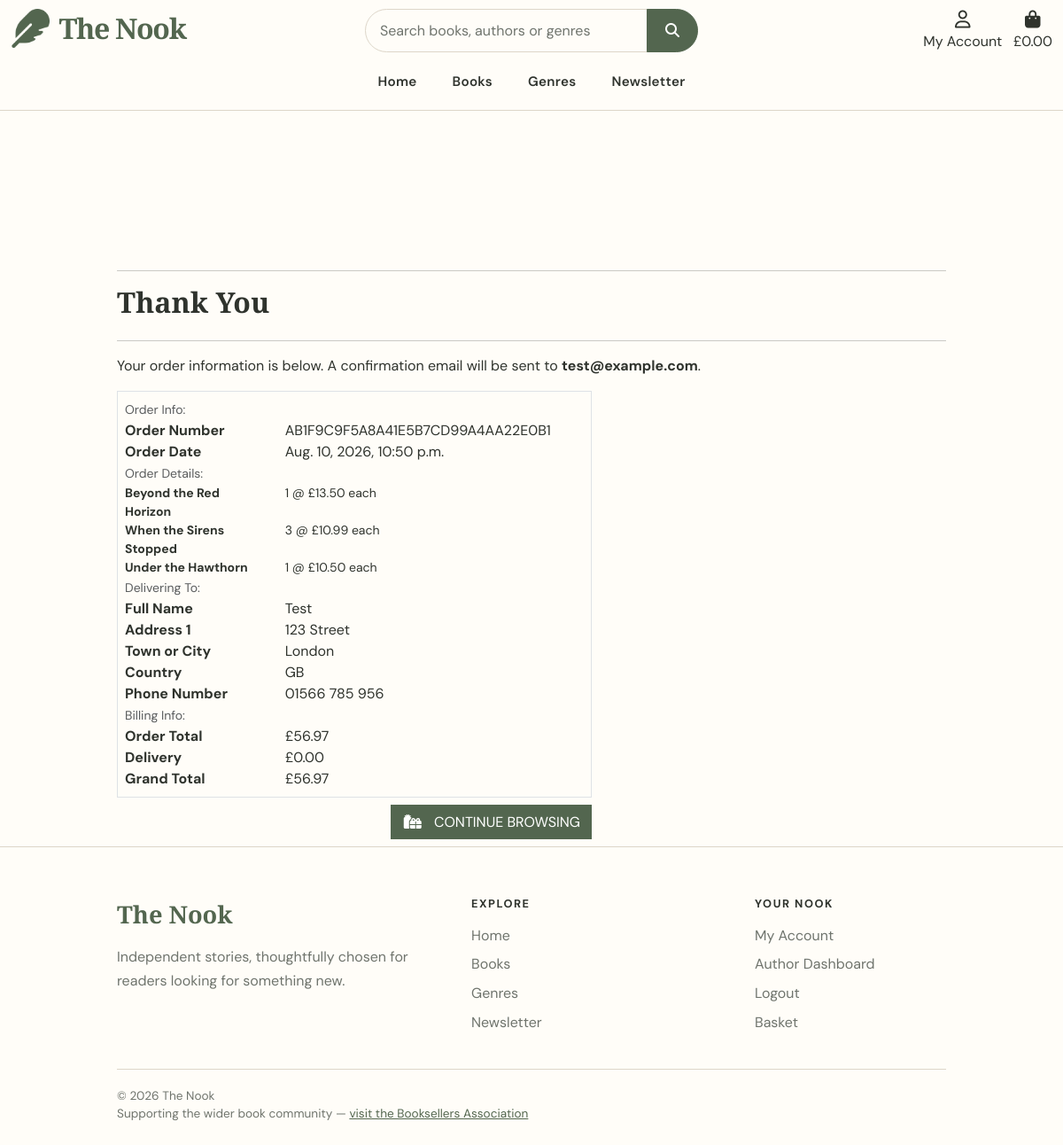
Page /checkout/checkout_success/AB1F9C9F5A8A41E5B7CD99A4AA22E0B1 (signed in) on the committed database.
### checkout/models.py (models this page shows, shortened)
class Order(models.Model):
    order_number = models.CharField(max_length=32, null=False, editable=False)
    user_profile = models.ForeignKey(
        UserProfile,
        on_delete=models.SET_NULL,
        null=True,
        blank=True,
        related_name='orders',
    )
    full_name = models.CharField(max_length=50, null=False, blank=False)
    email = models.EmailField(max_length=254, null=False, blank=False)
    phone_number = models.CharField(max_length=20, null=False, blank=False)
    country = CountryField(
        blank_label='Country *',
        null=False,
        blank=False,
    )
    postcode = models.CharField(max_length=20, null=True, blank=True)
    town_or_city = models.CharField(max_length=40, null=False, blank=False)
    street_address1 = models.CharField(
        max_length=80,
        null=False,
        blank=False,
    )
    street_address2 = models.CharField(
        max_length=80,
        null=True,
        blank=True,
    )
    county = models.CharField(max_length=80, null=True, blank=True)
    date = models.DateTimeField(auto_now_add=True)
    delivery_cost = models.DecimalField(
        max_digits=6,
        decimal_places=2,
        null=False,
        default=0,
    )
    order_total = models.DecimalField(
        max_digits=10,
        decimal_places=2,
        null=False,
        default=0,
    )
    grand_total = models.DecimalField(
        max_digits=10,
        decimal_places=2,
        null=False,
        default=0,
    )
    original_bag = models.TextField(null=False, blank=False, default='')
    stripe_pid = models.CharField(
        max_length=254,
        null=False,
        blank=False,
        default='',
    )

class OrderLineItem(models.Model):
    order = models.ForeignKey(
        Order,
        null=False,
        blank=False,
        on_delete=models.CASCADE,
        related_name='lineitems',
    )
    book = models.ForeignKey(
        Book,
        null=False,
        blank=False,
        on_delete=models.PROTECT,
    )
    quantity = models.IntegerField(
        null=False,
        blank=False,
        default=0,
    )
    lineitem_total = models.DecimalField(
        max_digits=10,
        decimal_places=2,
        null=False,
        blank=False,
        editable=False,
    )

### books/models.py (models this page shows, shortened)
class Book(models.Model):
    class Status(models.TextChoices):
        DRAFT = 'draft', 'Draft'
        PENDING = 'pending', 'Pending approval'
        APPROVED = 'approved', 'Approved'
        REJECTED = 'rejected', 'Rejected'
    author = models.ForeignKey(
        AuthorProfile,
        on_delete=models.PROTECT,
        related_name='books'
    )
    genre = models.ForeignKey(
        Genre,
        on_delete=models.SET_NULL,
        null=True,
        blank=True,
        related_name='books'
    )
    title = models.CharField(
        max_length=255
    )
    isbn = models.CharField(
        max_length=20,
        unique=True,
        null=True,
        blank=True
    )
    description = models.TextField()
    price = models.DecimalField(
        max_digits=8,
        decimal_places=2
    )
    publication_date = models.DateField(
        null=True,
        blank=True
    )
    cover_image = models.ImageField(
        upload_to='books/',
        null=True,
        blank=True
    )
    stock_quantity = models.PositiveIntegerField(
        default=0
    )
    is_featured = models.BooleanField(
        default=False
    )
    is_active = models.BooleanField(
        default=True
    )
    status = models.CharField(
        max_length=10,
        choices=Status.choices,
        default=Status.DRAFT
    )
    rejection_reason = models.TextField(
        blank=True
    )
    reviewed_by = models.ForeignKey(
        settings.AUTH_USER_MODEL,
        on_delete=models.SET_NULL,
        null=True,
        blank=True,
        related_name='reviewed_books'
    )
    reviewed_at = models.DateTimeField(
        null=True,
        blank=True
    )
    created_at = models.DateTimeField(
        auto_now_add=True
    )
    updated_at = models.DateTimeField(
        auto_now=True
    )
    class Meta:
        ordering = ['title']

### checkout/views.py (the view, shortened to what this page needs)
# urls.py: path('checkout_success/<order_number>', views.checkout_success, name='checkout_success'),
def checkout_success(request, order_number):
    order = get_object_or_404(
        Order,
        order_number=order_number,
    )
    session_order_number = request.session.get(
        "last_order_number"
    )
    if request.user.is_authenticated:
        profile, _ = UserProfile.objects.get_or_create(
            user=request.user
        )
        if order.user_profile not in (None, profile):
            raise Http404
        if (
            order.user_profile is None
            and session_order_number == order_number
        ):
            order.user_profile = profile
            order.save(update_fields=["user_profile"])
    elif session_order_number != order_number:
        raise Http404
    messages.success(
        request,
        f"Order successfully processed! Your order number is "
        f"{order_number}. A confirmation email will be sent "
        f"to {order.email}.",
    )
    request.session.pop("bag", None)
    request.session.pop("save_info", None)
    return render(
        request,
        "checkout/checkout_success.html",
        {"order": order},
    )

### checkout/templates/checkout/checkout_success.html (shortened to what this page needs)
{% extends "base.html" %}
{% load static %}
{% block extra_css %}
    <link rel="stylesheet" href="{% static 'checkout/css/checkout.css' %}">
{% endblock %}
{% block page_header %}
    <div class="container header-container">
    </div>
{% endblock %}
{% block content %}
    <div class="overlay"></div>
    <div class="container">
        <div class="row">
            <div class="col">
                <hr>
                <h2 class="logo-font mb-4">Thank You</h2>
                <hr>
                <p class="text-black">
                    Your order information is below. A confirmation email
                    will be sent to <strong>{{ order.email }}</strong>.
                </p>
            </div>
        </div>
        <div class="row">
            <div class="col-12 col-lg-7">
                <div class="order-confirmation-wrapper p-2 border">
                    <div class="row">
                        <div class="col">
                            <small class="text-muted">Order Info:</small>
                        </div>
                    </div>
                    <div class="row">
                        <div class="col-12 col-md-4">
                            <p class="mb-0 text-black fw-bold">
                                Order Number
                            </p>
                        </div>
                        <div class="col-12 col-md-8 text-md-right">
                            <p class="mb-0">{{ order.order_number }}</p>
                        </div>
                    </div>
                    <div class="row">
                        <div class="col-12 col-md-4">
                            <p class="mb-0 text-black fw-bold">
                                Order Date
                            </p>
                        </div>
                        <div class="col-12 col-md-8 text-md-right">
                            <p class="mb-0">{{ order.date }}</p>
                        </div>
                    </div>
                    <div class="row">
                        <div class="col">
                            <small class="text-muted">Order Details:</small>
                        </div>
                    </div>
                    {% for item in order.lineitems.all %}
                        <div class="row">
                            <div class="col-12 col-md-4">
                                <p class="small mb-0 text-black fw-bold">
                                    {{ item.book.title }}
                                </p>
                            </div>
                            <div class="col-12 col-md-8 text-md-right">
                                <p class="small mb-0">
                                    {{ item.quantity }} @
                                    £{{ item.book.price }} each
                                </p>
                            </div>
                        </div>
                    {% endfor %}
                    <div class="row">
                        <div class="col">
                            <small class="text-muted">Delivering To:</small>
                        </div>
                    </div>
                    <div class="row">
                        <div class="col-12 col-md-4">
                            <p class="mb-0 text-black fw-bold">Full Name</p>
                        </div>
                        <div class="col-12 col-md-8 text-md-right">
                            <p class="mb-0">{{ order.full_name }}</p>
                        </div>
                    </div>
                    <div class="row">
                        <div class="col-12 col-md-4">
                            <p class="mb-0 text-black fw-bold">Address 1</p>
                        </div>
                        <div class="col-12 col-md-8 text-md-right">
                            <p class="mb-0">{{ order.street_address1 }}</p>
                        </div>
                    </div>
                    <div class="row">
                        <div class="col-12 col-md-4">
                            <p class="mb-0 text-black fw-bold">
                                Town or City
                            </p>
                        </div>
                        <div class="col-12 col-md-8 text-md-right">
                            <p class="mb-0">{{ order.town_or_city }}</p>
                        </div>
                    </div>
                    <div class="row">
                        <div class="col-12 col-md-4">
                            <p class="mb-0 text-black fw-bold">Country</p>
                        </div>
                        <div class="col-12 col-md-8 text-md-right">
                            <p class="mb-0">{{ order.country }}</p>
                        </div>
                    </div>
                    <div class="row">
                        <div class="col-12 col-md-4">
                            <p class="mb-0 text-black fw-bold">
                                Phone Number
                            </p>
                        </div>
                        <div class="col-12 col-md-8 text-md-right">
                            <p class="mb-0">{{ order.phone_number }}</p>
                        </div>
                    </div>
                    <div class="row">
                        <div class="col">
                            <small class="text-muted">Billing Info:</small>
                        </div>
                    </div>
                    <div class="row">
                        <div class="col-12 col-md-4">
                            <p class="mb-0 text-black fw-bold">
                                Order Total
                            </p>
                        </div>
                        <div class="col-12 col-md-8 text-md-right">
                            <p class="mb-0">£{{ order.order_total }}</p>
                        </div>
                    </div>
                    <div class="row">
                        <div class="col-12 col-md-4">
                            <p class="mb-0 text-black fw-bold">Delivery</p>
                        </div>
                        <div class="col-12 col-md-8 text-md-right">
                            <p class="mb-0">£{{ order.delivery_cost }}</p>
                        </div>
                    </div>
                    <div class="row">
                        <div class="col-12 col-md-4">
                            <p class="mb-0 text-black fw-bold">
                                Grand Total
                            </p>
                        </div>
                        <div class="col-12 col-md-8 text-md-right">
                            <p class="mb-0">£{{ order.grand_total }}</p>
                        </div>
                    </div>
                </div>
            </div>
        </div>
        <div class="row">
            <div class="col-12 col-lg-7 text-end">
                {% if from_profile %}
                    <a
                        href="{% url 'profile' %}"
                        class="btn btn-black rounded-0 my-2">
                        <span class="icon me-2">
                            <i class="fas fa-angle-left"></i>
                        </span>
                        <span class="text-uppercase">Back to Profile</span>
                    </a>
                {% else %}
                    <a
                        href="{% url 'book_list' %}"
                        class="btn btn-black rounded-0 my-2">
                        <span class="icon me-2">
                            <i class="fas fa-gifts"></i>
                        </span>
                        <span class="text-uppercase">
                            Continue browsing
                        </span>
                    </a>
                {% endif %}
            </div>
        </div>
    </div>
{% endblock %}

### staticfiles/css/base.css (style rules this page uses)
:root { --nook-cream: #f7f3eb; --nook-paper: #fffdf8; --nook-sage: #7c8f76; --nook-sage-dark: #53664f; --nook-rose: #c99186; --nook-gold: #c5a15b; --nook-ink: #2f332d; --nook-muted: #6f746d; --nook-border: #ddd6c9; }
html { min-height: 100%; }
body { background-color: var(--nook-cream); color: var(--nook-ink); display: flex; flex-direction: column; font-family: 'DM Sans', sans-serif; min-height: 100vh; }
h1, h2, h3, h4, h5, h6 { color: var(--nook-ink); }
a { color: var(--nook-sage-dark); }
.logo-font { font-family: 'Libre Baskerville', serif; font-weight: 700; }
.icon { align-items: center; display: inline-flex; height: 1.5rem; justify-content: center; width: 1.5rem; }
.shop-now-button, .btn-black { background-color: var(--nook-sage-dark); border: 1px solid var(--nook-sage-dark); color: #fff; }
.text-black { color: var(--nook-ink) !important; }
.overlay { background-color: var(--nook-paper); height: 100%; left: 0; position: fixed; top: 0; width: 100%; z-index: -1; }
@media (min-width: 1200px) { .container { max-width: 80%; } }
@media (min-width: 992px) { .header-container { padding-top: 164px; } }

### rows in the picture
Order: email "test@example.com", order_number "AB1F9C9F5A8A41E5B7CD99A4AA22E0B1", date "Aug. 10, 2026, 10:50 p.m.", full_name "Test", street_address1 "123 Street", town_or_city "London", country "GB", phone_number "01566 785 956", order_total "56.97", delivery_cost "0.00", grand_total "56.97"
OrderLineItem: book "Beyond the Red Horizon", quantity "1", book.price "13.50"
OrderLineItem: book "When the Sirens Stopped", quantity "3", book.price "10.99"
OrderLineItem: book "Under the Hawthorn", quantity "1", book.price "10.50"
